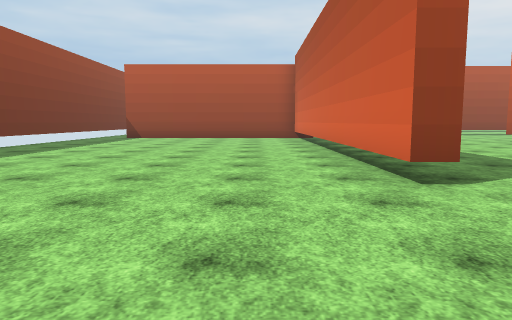
[1] (above)

24 first-person views from a walk through a scene from a Unity 3-D project. The camera is 1.3 m above the floor, tilts 6° down and sees 70° across. The floor is counted in squares, 2 m on a side. Each view is taken from the middle of a square. On the plan, view 1 faces up. The plan holds only what a view shows up to about 11 squares ahead; the rest is blank. The place goes on beyond the plan. The player is left out. Some surface patterns are stand-ins.

[2]
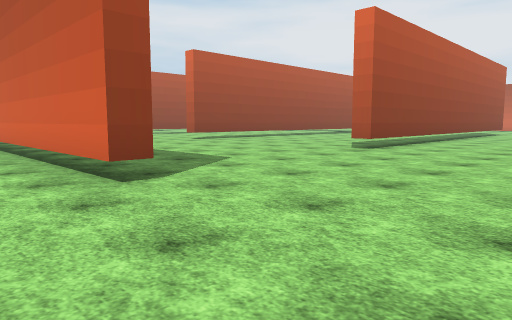

[3]
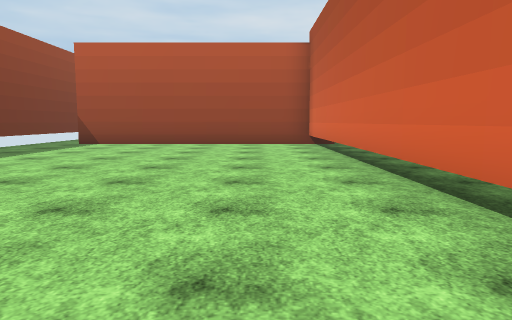

[4]
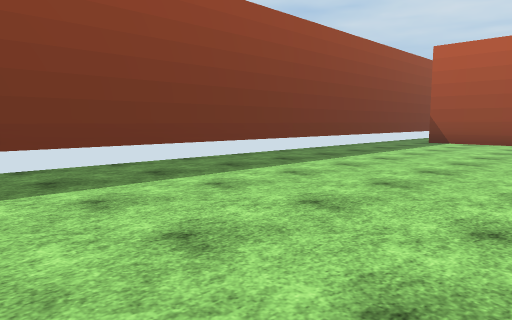

[5]
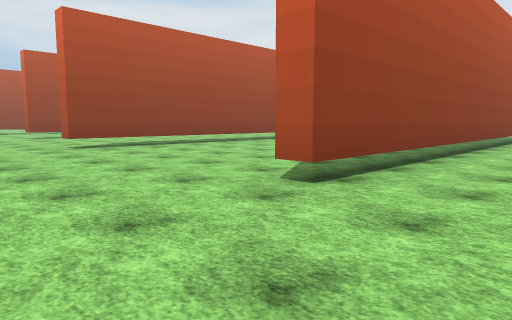

[6]
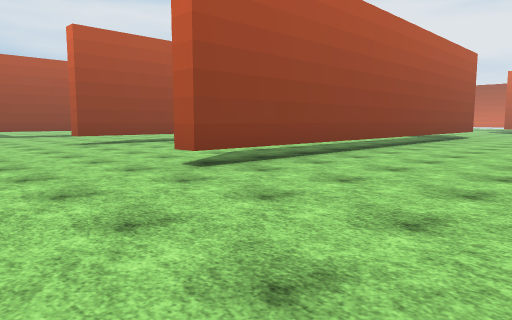

[7]
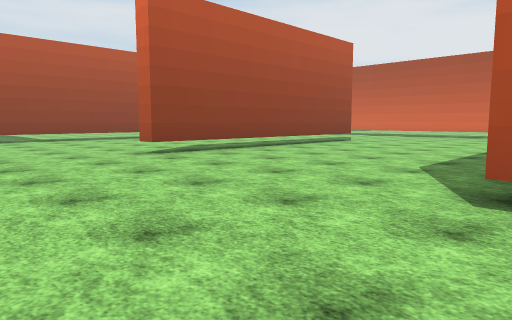

[8]
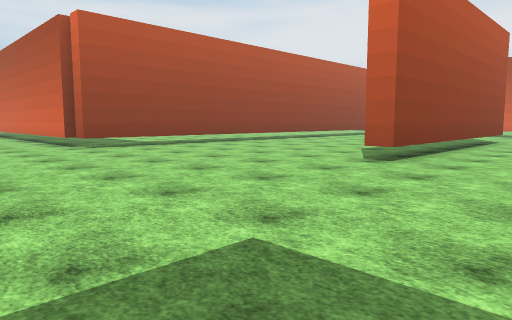

[9]
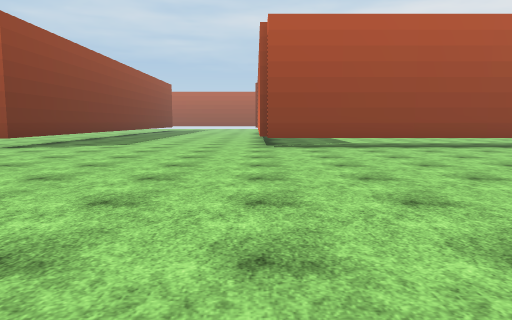

[10]
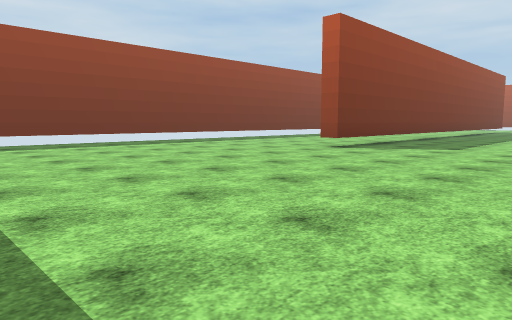

[11]
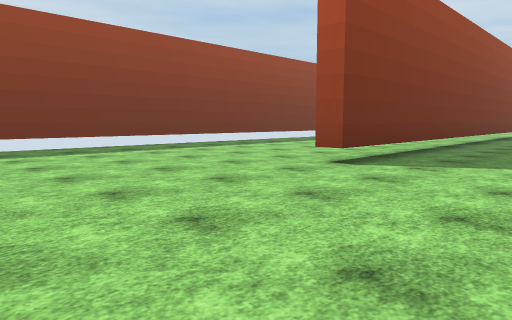

[12]
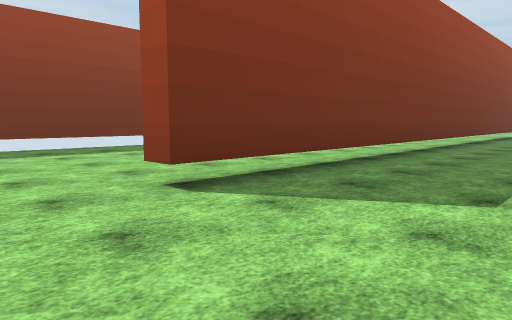

[13]
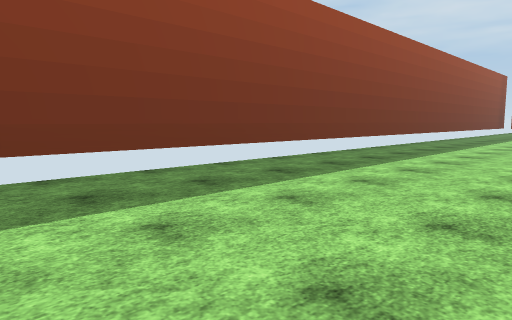

[14]
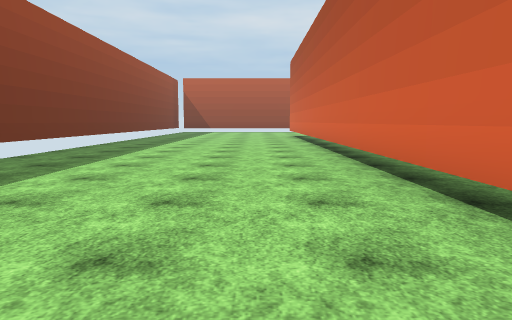

[15]
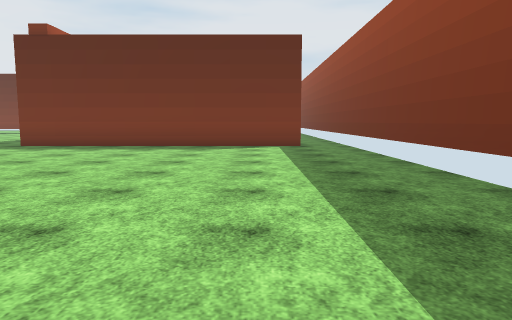

[16]
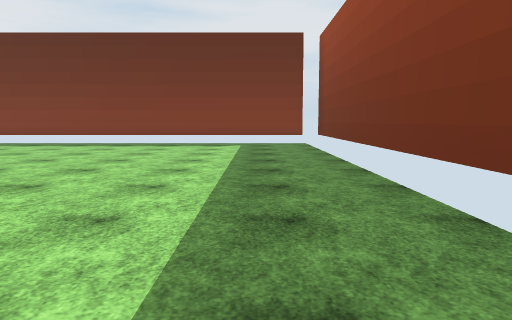

[17]
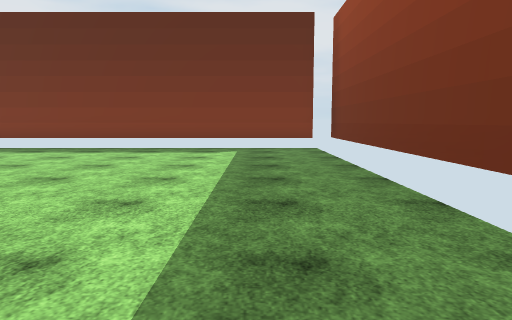

[18]
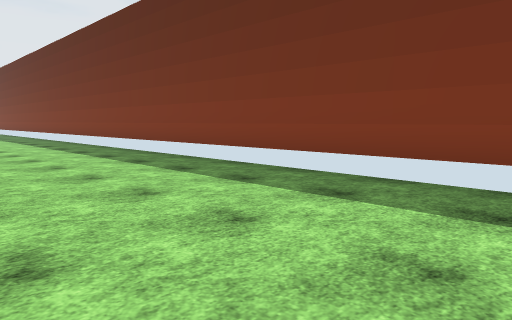

[19]
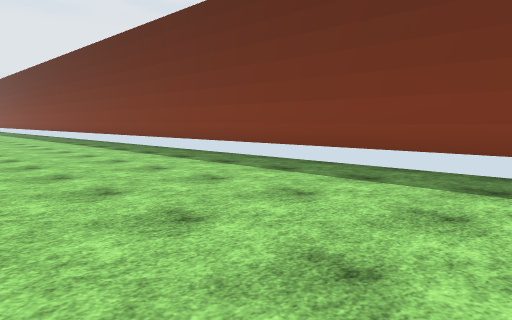

[20]
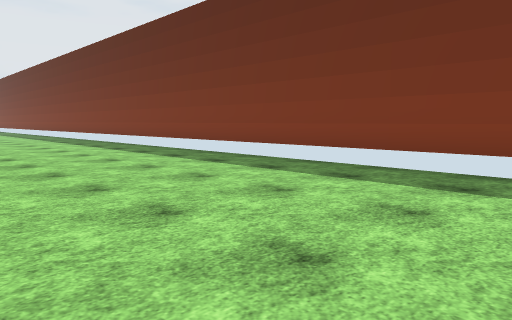

[21]
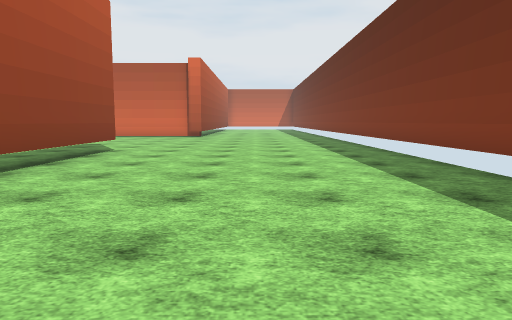

[22]
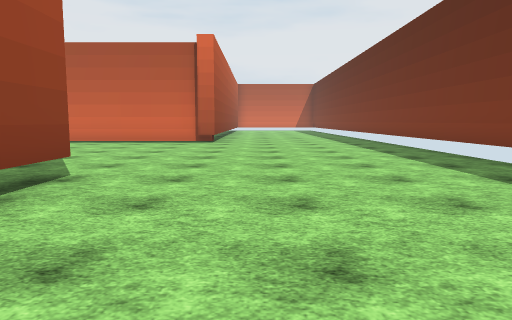

[23]
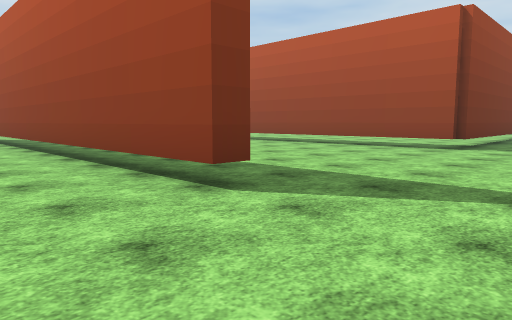

[24]
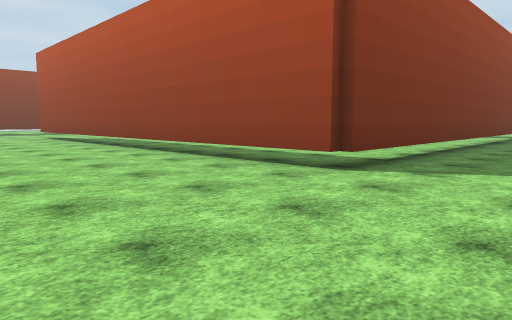

### Floor plan
Key: @ floor where view 1 was taken; # wall or solid block; . floor; T thing the floor can be seen under or through.
Columns run from 7 left of view 1 to 28 right of it. Each row starts with its distance up from view 1.
 36 #......#
 35 #......#.
 34 #......#.
 33 #......T.
 32 #......T.
 31 #......T.
 30 #......T..
 29 #......T...
 28 #......T... .#
 27 #......T... .#.
 26 #......T.....#......
 25 #......T.....#######
 24 #......T............
 23 #...................
 22 #...................
 21 #...................
 20 #...................        #.
 19 #......................    .#.
 18 #...............########   .#.
 17 #.......................   .T.
 16 #.......................   .T.
 15 #.########...............  .T..
 14 #........#. ................T..
 13 #........#  ................T..
 12 #........#  ...######TTTTTTTT..
 11 #........#  ...................
 10 #........#  ....................
  9 #........#  ....................
  8 #........#  .........  .........
  7 #........# ........       ...... ...
  6 #........#........         .........
  5 #........#.....##############.......
  4 #........#..........................
  3 #...................................
  2 #...................................
  1 #...................................
  0 #......@............................
 -1 #...................................
 -2 ####################################

Positions as (right, up) in squares from view 1, and headings:
1: (0, 0), facing up
2: (0, 0), facing up-right
3: (0, 4), facing up
4: (-1, 3), facing up-left
5: (5, 2), facing up-right
6: (5, 7), facing up-right
7: (5, 11), facing up-right
8: (3, 15), facing up-right
9: (6, 15), facing up
10: (5, 16), facing up-left
11: (3, 19), facing up-left
12: (3, 22), facing up-left
13: (-2, 23), facing up-left
14: (-2, 25), facing up
15: (-4, 25), facing down
16: (-5, 9), facing down
17: (-5, 7), facing down
18: (-2, 2), facing down-right
19: (4, 3), facing down-right
20: (10, 3), facing down-right
21: (13, 1), facing right
22: (17, 2), facing right
23: (24, 2), facing up-left
24: (24, 7), facing up-left
